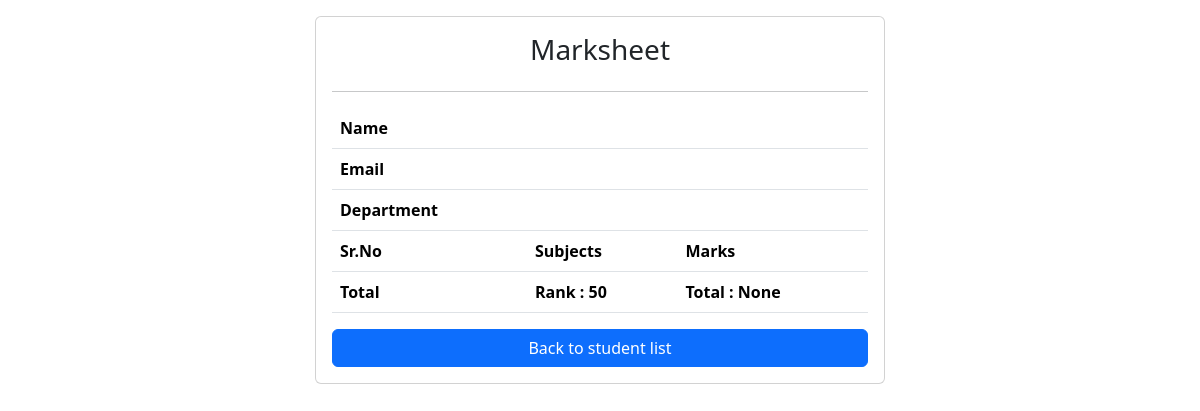
The app's page /marksheet?id=51, older data.
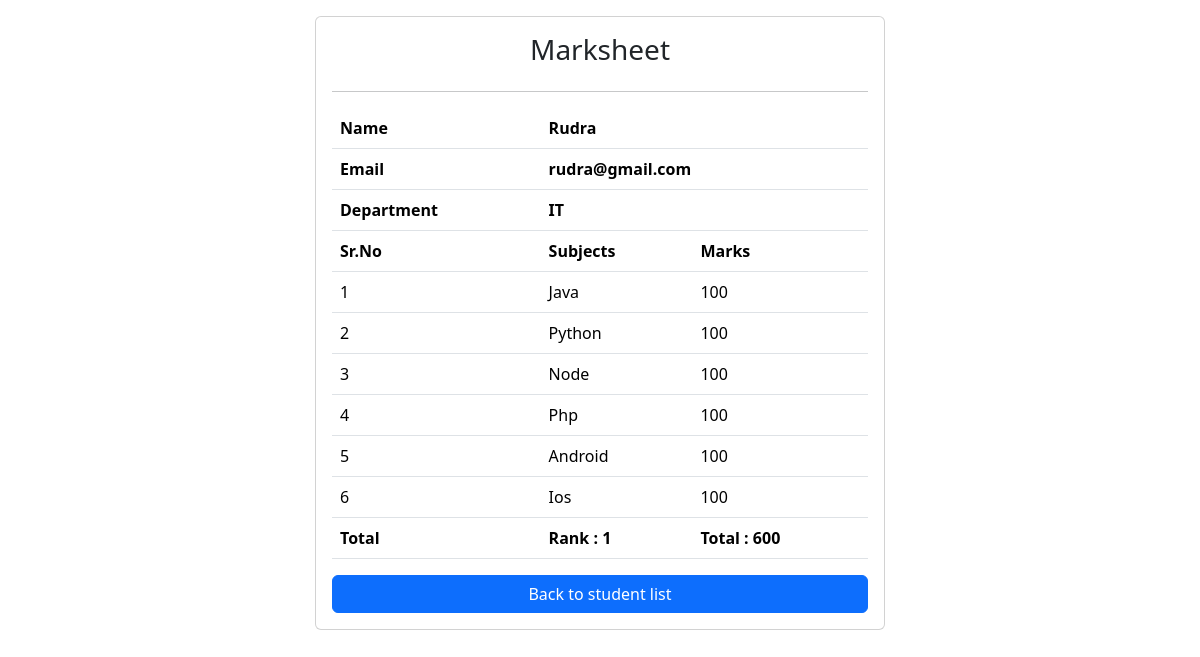
The same page, newer data.
### app/models.py (models this page shows)
class Marks(models.Model):
    student = models.ForeignKey(Student, on_delete=models.CASCADE)
    subject = models.ForeignKey(Subject, on_delete=models.CASCADE)
    marks = models.IntegerField(default=0)

class Student(models.Model):
    dept = models.ForeignKey(Department,on_delete=models.CASCADE)
    stid = models.ForeignKey(StudentId,on_delete=models.CASCADE)
    name = models.CharField(max_length=30)
    email  =models.CharField(max_length=50)
    age = models.IntegerField()

class Department(models.Model):
    name = models.CharField(max_length=20)

class Subject(models.Model):
    name = models.CharField(max_length=20)

### app/views.py (the view)
# urls.py: path("marksheet",marksheet,name="marksheet")
def marksheet(request):
    id = int(request.GET['id'])
    allstudents =  Marks.objects.filter(student_id=id)
    sum =  allstudents.aggregate(total = Sum("marks"))
    rankstduents = Student.objects.annotate(total=Sum("marks__marks")).order_by("-total")
    count = 0
    for ranks in rankstduents:
        count+=1
        if ranks.id==id :
            break;
    return render(request,"marksheet.html",{"students":allstudents,"sum":sum,"count":count})

### app/templates/marksheet.html (shortened to what this page needs)
<!DOCTYPE html>
<html lang="en">
<head>
    <link href="https://cdn.jsdelivr.net/npm/bootstrap@5.3.6/dist/css/bootstrap.min.css" rel="stylesheet">
</head>
<body>
        <div class="container">
            <div class="row">
                <div class="col-6 mx-auto card p-3 mt-3">
                    <h3 align="center">Marksheet</h3>
                    <hr>
                    <table class="table">
                        <tr>
                            <th>Name</th>
                            <th colspan="2">{{students.0.student.name}}</th>
                        </tr>
                        <tr>
                            <th>Email</th>
                            <th colspan="2">{{students.0.student.email}}</th>
                        </tr>
                        <tr>
                            <th>Department</th>
                            <th colspan="2">{{students.0.student.dept.name}}</th>
                        </tr>
                        <tr>
                            <th>Sr.No</th>
                            <th>Subjects</th>
                            <th>Marks</th>
                        </tr>
                        {%for student in students%}
                        <tr>
                            <td>{{forloop.counter}}</td>
                            <td>{{student.subject.name}}</td>
                            <td>{{student.marks}}</td>
                        </tr>
                        {%endfor%}
                        <tr>
                            <th>Total</th>
                            <th>Rank : {{count}}</th>
                            <th>Total : {{sum.total}} </th>
                        </tr>
                    </table>
                    <a href="{%url 'index'%}" class="btn btn-primary">Back to student list</a>
                </div>
            </div>
        </div>
</body>
</html>

Row changes from the older to the newer data that the page shows:
added Marks: student.name "Rudra", student.email "rudra@gmail.com", student.name "IT", subject.name "Java", marks "100"
added Marks: subject.name "Python", marks "100"
added Marks: subject.name "Node", marks "100"
added Marks: subject.name "Php", marks "100"
added Marks: subject.name "Android", marks "100"
added Marks: subject.name "Ios", marks "100"
Text that changed along with them:
{{ count }}: "50" → "1"
{{ sum.total }}: "None" → "600"
